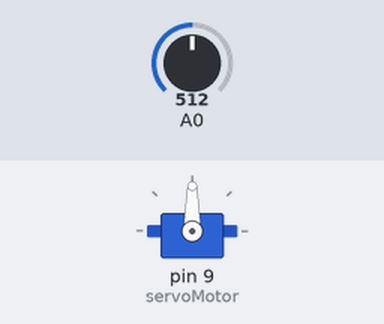
Bench run of a sketch on a simulated Arduino Uno, built with avr-gcc and run on an emulated ATmega328P. Shown: servo. Inputs (shaded band) come from the test bench; at power-on: A0 = 512.

Above: at 1.8 s.
1.9 s: A0 set to 716
At 2.6 s:
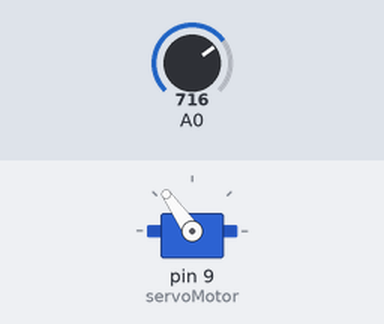
3.5 s: A0 set to 900
At 5.2 s:
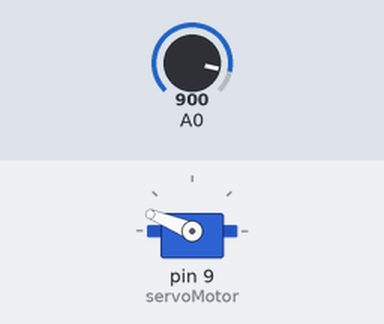
5.5 s: A0 set to 1023
At 6.8 s:
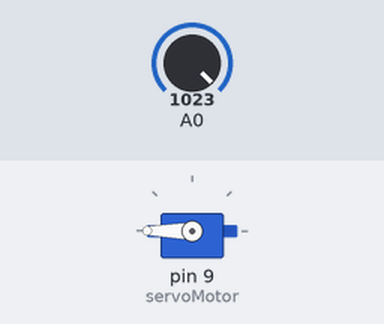
7.5 s: A0 set to 306
At 8.4 s:
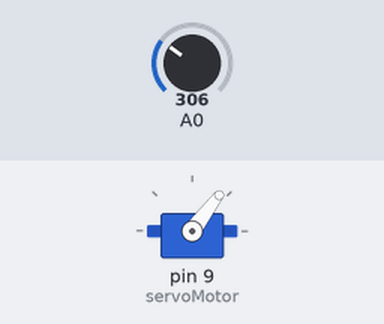
9.5 s: A0 set to 122
At 11.1 s:
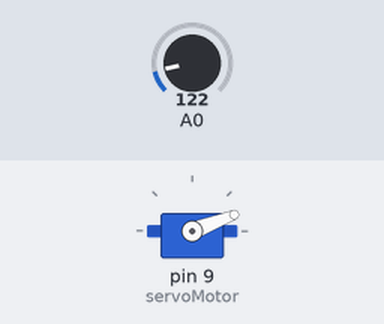
Timing chart, 0 to 12.5 s (numbered marks = the images above; inputs shaded):
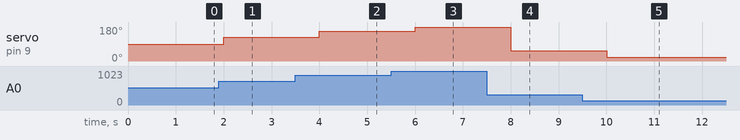

The sketch:

p3.ino
```cpp
// C++ code
// Incluímos la librería para poder controlar el servo
#include <Servo.h>

// Declaramos la variable para controlar el servo
Servo servoMotor;
int valor;    //variable que almacena la lectura analógica raw
int pos;        //Variable que almacena la posicion del servo

void setup()
{
  // Iniciamos el servo para que empiece a trabajar con el pin 9
  servoMotor.attach(9);
}

void loop()
{
  // leemos del pin A0 valor
  valor = analogRead(A0);
  //Convertimos el valor del potenciometro a una
  //que entienda el servo
  pos = map(valor, 0, 1023, 0, 180);
  //Mandamos la posicion al servo
  servoMotor.write(pos);
  // Esperamos 1 segundo
  delay(1000);
}
```

Measured:
- after the input at 1.9 s, servo on pin 9 (servoMotor): 90° → 125° after 0.10 s
- after the input at 3.5 s, servo on pin 9 (servoMotor): 125° → 158° after 0.50 s
- after the input at 5.5 s, servo on pin 9 (servoMotor): 158° → 180° after 0.50 s
- after the input at 7.5 s, servo on pin 9 (servoMotor): 180° → 53° after 0.50 s
- after the input at 9.5 s, servo on pin 9 (servoMotor): 53° → 21° after 0.50 s
